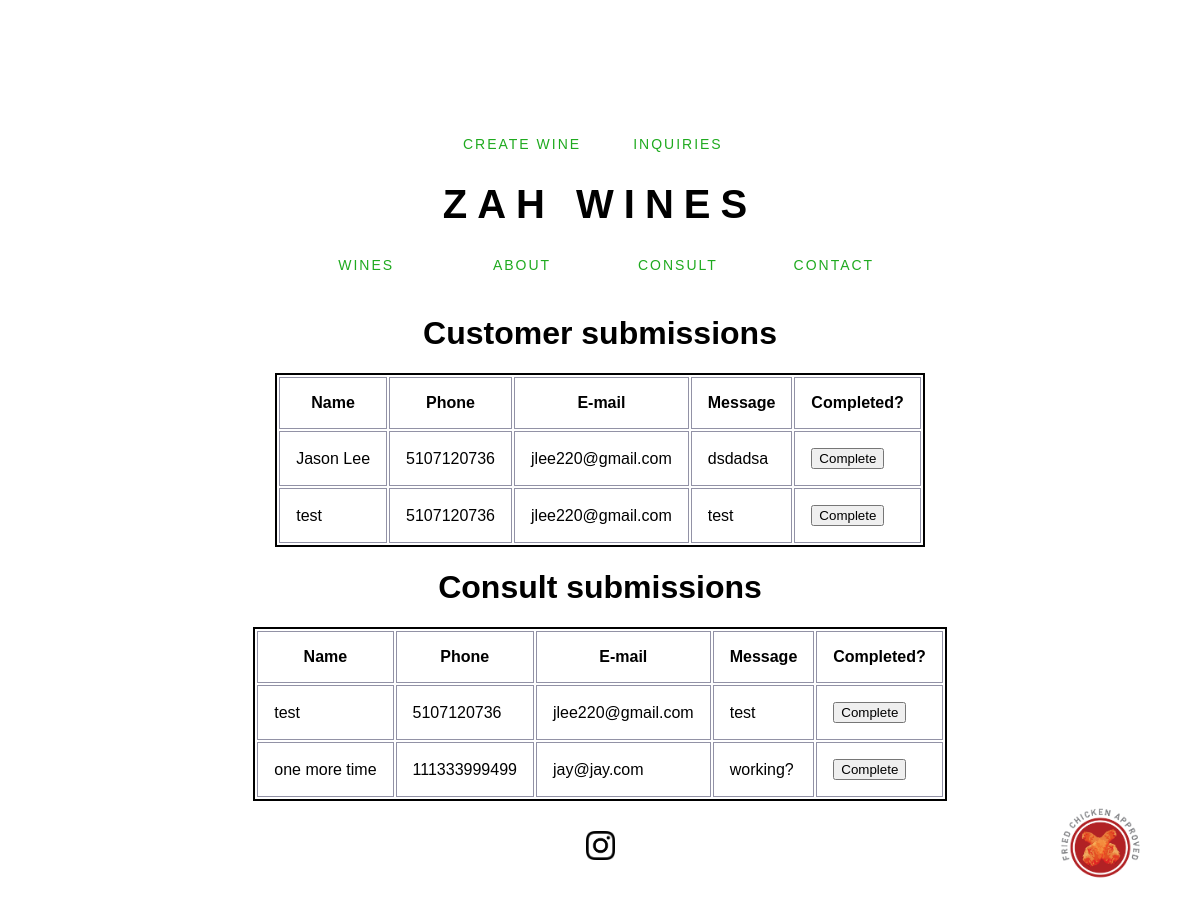
The app's page /wines/admin/inquires/ (signed in), older data.
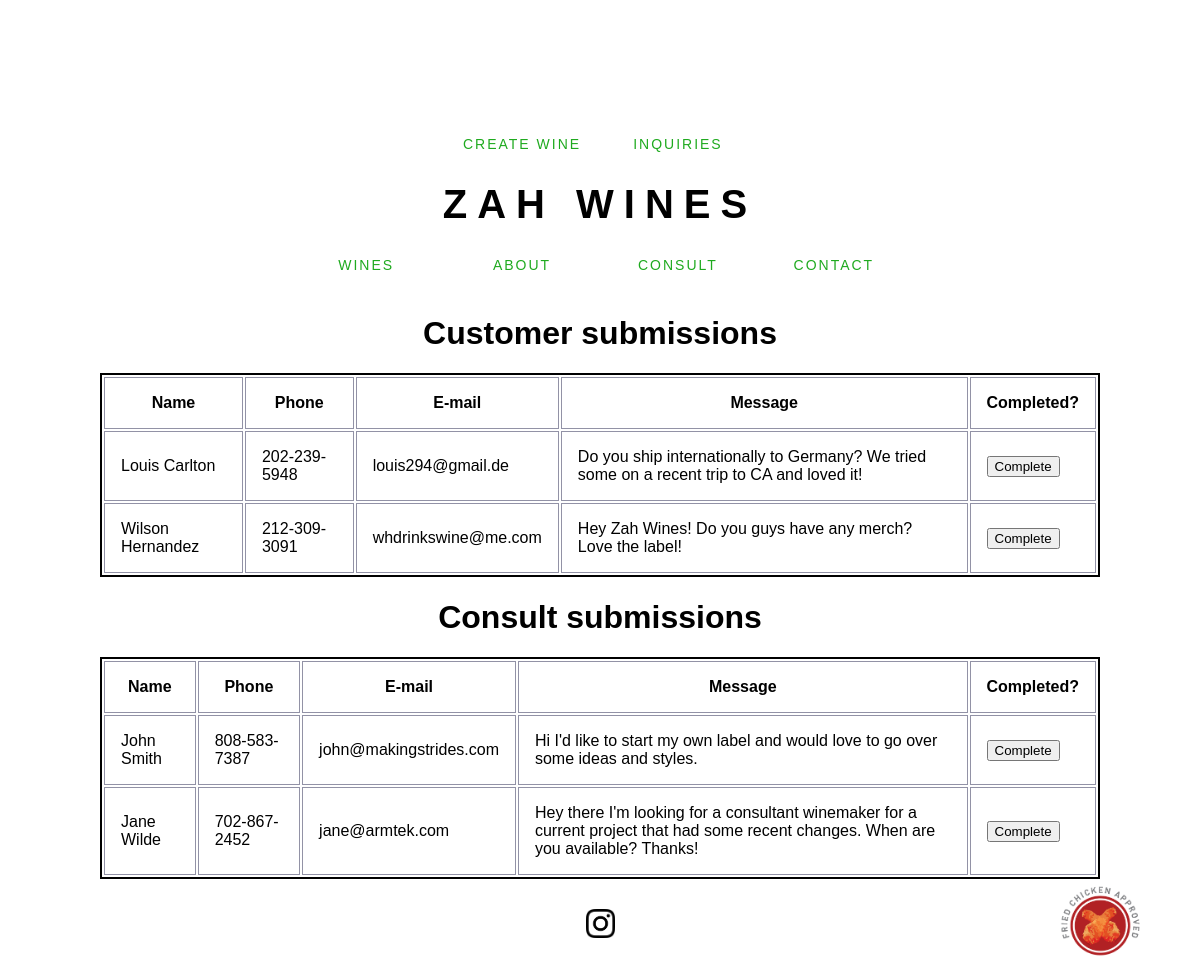
The same page, newer data.
### wines/models.py (models this page shows, shortened)
class Contact(models.Model):
    full_name = models.CharField(max_length=100)
    phone = models.CharField(max_length=15)
    email = models.EmailField()
    comment = models.TextField()

class Consultant(models.Model):
    full_name = models.CharField(max_length=100)
    phone = models.CharField(max_length=15)
    email = models.EmailField()
    comment = models.TextField()

### wines/views.py (the view)
# urls.py: path("admin/inquires/", InquiriesListView.as_view(), name="inquiries"),
class InquiriesListView(LoginRequiredMixin, ListView):
    model = Contact
    template_name = "admin/inquiries.html"
    context_object_name = 'contacts_list'
    queryset = Contact.objects.all()
    def get_context_data(self, **kwargs):
        context = super(InquiriesListView, self).get_context_data(**kwargs)
        context['consultants_list'] = Consultant.objects.all()
        return context

### wines/templates/admin/inquiries.html (shortened to what this page needs)
{% extends 'base.html' %}
{% load static %}
{% block content %}
    <div class='inquiry'>
        <h1>Customer submissions</h1>
       {% if contacts_list|length <= 0 %}
             <p>You have no customer messages</p>
        {% else %}
            <table>
                <thead>
                    <tr>
                        <th>Name</th>
                        <th>Phone</th>
                        <th>E-mail</th>
                        <th>Message</th>
                        <th>Completed?</th>
                    </tr>
                </thead>
                <tb>
                    {% for contact in contacts_list %}
                        <tr>
                            <td>{{ contact.full_name }}</td>
                            <td>{{ contact.phone }}</td>
                            <td>{{ contact.email }}</td>
                            <td>{{ contact.comment }}</td>
                            <td>
                                {% if task.is_completed %}
                                    done
                                {% else %}
                                    <form method="post" action="{% url 'complete_task' contact.id %}">
                                        <button>Complete</button>
                                    </form>
                                {% endif %}
                            </td>
                        </tr>
                    {% endfor %}
                </tb>
            </table>
            {% endif %}
    </div>
    <div class='inquiry'>
        <h1>Consult submissions</h1>
       {% if consultants_list|length <= 0 %}
            <p>You have no consultants messages</p>
        {% else %}
            <table>
                <thead>
                    <tr>
                        <th>Name</th>
                        <th>Phone</th>
                        <th>E-mail</th>
                        <th>Message</th>
                        <th>Completed?</th>
                    </tr>
                </thead>
                <tb>
                    {% for consult in consultants_list %}
                        <tr>
                            <td>{{ consult.full_name }}</td>
                            <td>{{ consult.phone }}</td>
                            <td>{{ consult.email }}</td>
                            <td>{{ consult.comment }}</td>
                            <td>
                                {% if task.is_completed %}
                                    done
                                {% else %}
                                    <form method="post" action="{% url 'complete_task' consult.id %}">
                                        <button>Complete</button>
                                    </form>
                                {% endif %}
                            </td>
                        </tr>
                    {% endfor %}
                </tb>
            </table>
            {% endif %}
    </div>
{% endblock content %}

### wines/templates/base.html (shortened to what this page needs)
{% load static %}
<!DOCTYPE html>
<html>
<head>
	<link rel="stylesheet" href="{% static 'css/main.css' %}">
<body>
    <header>
        <div class="main-nav">
            <div class="topnav admin">
            {% if user.is_authenticated %}
            <a href="{% url 'wine_create' %}">Create Wine</a>
            <a href="{% url 'inquiries' %}">Inquiries</a>
            {%endif%}
            </div>
                <div class="title">
                    <a href= {% url 'wine_home' %}><h1>Zah Wines</h1></a>
                </div>
                <div class="topnav">
                  <a href="{% url 'wine_list' %}">Wines</a>
                  <a href="{% url 'about' %}">About</a>
                  <a href="{% url 'consult' %}">Consult</a>
                  <a href="{% url 'contact' %}">Contact</a>
                </div>
            </div>
        </head>
    <main>
    {% block content %}
    {% endblock content %}
    </main>
    <footer class="social">
        <a href="https://www.instagram.com/zahwines" target="_blank">
            <img src="{% static "images/glyph-instagram.png" %}" id="flip" alt="instagram">
        </a>
    </footer>
    <div id="chicken">
    <a href="{% url 'admin:index'%}">
        <img src="{% static "images/chicken.gif" %}" alt="chicken">
    </a>
    </div>
</body>
</html>

### wines/static/css/main.css (style rules this page uses)
body { font-family: Helvetica, Arial, sans-serif; }
.title h1 { text-transform: uppercase; font-size: 40px; font-weight: 600; padding-top: 10px; padding-bottom: 20px; margin: 0; letter-spacing: 10px; }
.title a { text-align: center; color: black; text-decoration: none; }
.main-nav { padding-top: 10%; }
.topnav { text-align: center; margin: 0; padding-top: 10px; padding-bottom: 20px; font-size: 14px; text-transform: uppercase; letter-spacing: 2px; }
.topnav a { color: rgba(31, 170, 31); text-decoration: none; display: inline-block; width: 150px; }
.social img { display: block; margin-left: auto; margin-right: auto; width: 50%; height: 29px; width: 29px; padding: 30px; }
table { font-family: Helvetica, Arial, sans-serif; border-collapse: collapse; max-width: auto; min-width: auto; margin: auto; }
#chicken { position: relative; }
#chicken img { position: absolute; bottom: 10px; right: 50px; max-width: 7%; }
.inquiry table { border: solid black 2px; border-collapse: separate; max-width: 1000px; min-width: 200px; margin: auto; }
.inquiry h1 { text-align: center; }
.inquiry td { border: 1px solid rgba(7, 7, 53, 0.438); padding: 1em; }
.inquiry th { border: 1px solid rgba(7, 7, 53, 0.438); padding: 1em; }

Row changes from the older to the newer data that the page shows:
removed Contact: full_name "Jason Lee", phone "5107120736", email "jlee220@gmail.com", comment "dsdadsa"
removed Contact: full_name "test", phone "5107120736", email "jlee220@gmail.com", comment "test"
removed Consultant: full_name "test", phone "5107120736", email "jlee220@gmail.com", comment "test"
removed Consultant: full_name "one more time", phone "111333999499", email "jay@jay.com", comment "working?"
added Contact: full_name "Louis Carlton", phone "202-239-5948", email "louis294@gmail.de", comment "Do you ship internationally to Germany? We tried some on a recent trip to CA and loved it!"
added Contact: full_name "Wilson Hernandez", phone "212-309-3091", email "whdrinkswine@me.com", comment "Hey Zah Wines! Do you guys have any merch? Love the label!"
added Consultant: full_name "John Smith", phone "808-583-7387", email "john@makingstrides.com", comment "Hi I'd like to start my own label and would love to go over some ideas and styles."
added Consultant: full_name "Jane Wilde", phone "702-867-2452", email "jane@armtek.com", comment "Hey there I'm looking for a consultant winemaker for a current project that had some recent changes. When are you available? Thanks!"
